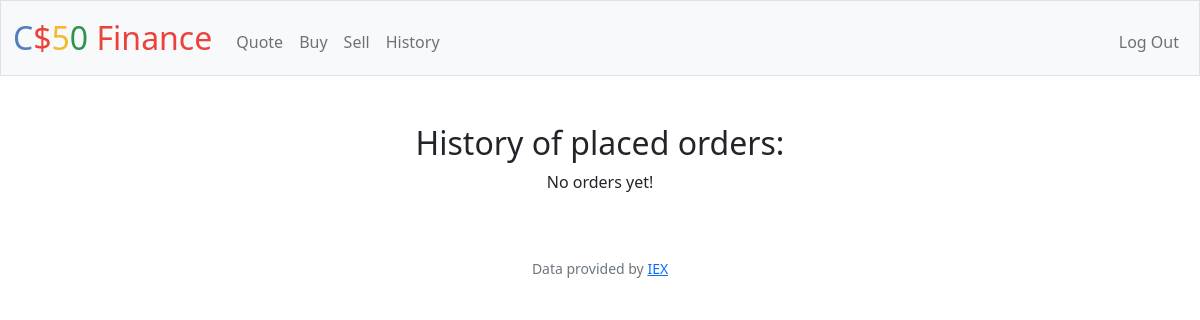
Page /history (signed in) on the earlier database version.
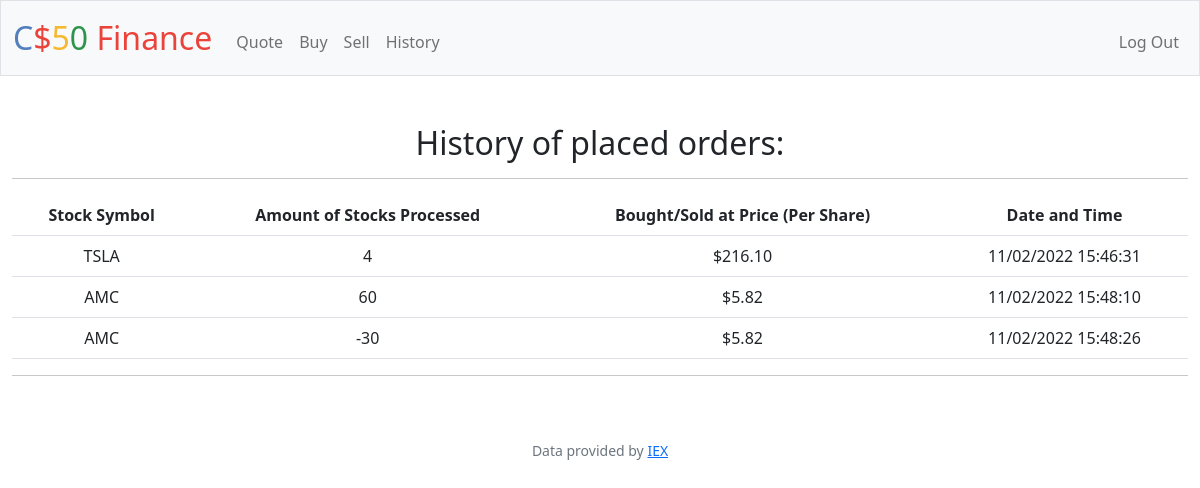
Same page on the later database version.
### tables this page shows
CREATE TABLE "orders" (id INTEGER PRIMARY KEY  NOT NULL, datetime TEXT NOT NULL, username TEXT NOT NULL, symbol TEXT NOT NULL, shares INTEGER NOT NULL, price INTEGER NOT NULL, type TEXT NOT NULL);

### app.py (the view)
@app.route("/history")
@login_required
def history():
    user = db.execute("SELECT * FROM users WHERE id = ?", session["user_id"])[0]['username']
    orders = db.execute("SELECT * FROM orders WHERE username = ?", user)
    return render_template("history.html", orders=orders)

### app.py (called while the page is built)
@app.after_request
def after_request(response):
    response.headers["Cache-Control"] = "no-cache, no-store, must-revalidate"
    response.headers["Expires"] = 0
    response.headers["Pragma"] = "no-cache"
    return response

### helpers.py (called while the page is built)
def login_required(f):
    @wraps(f)
    def decorated_function(*args, **kwargs):
        if session.get("user_id") is None:
            return redirect("/login")
        return f(*args, **kwargs)
    return decorated_function

def usd(value):
    return f"${value:,.2f}"

### templates/history.html (shortened to what this page needs)
{% extends "layout.html" %}
{% block main %}
<div>
    <h2>History of placed orders:</h2>
</div>
<div>
    {% if orders != [] %}
            <hr>
            <table class="table">
                <tr>
                    <th>Stock Symbol</th>
                    <th>Amount of Stocks Processed</th>
                    <th>Bought/Sold at Price (Per Share)</th>
                    <th>Date and Time</th>
                </tr>
                {% for order in orders %}
                    <tr>
                        <td>{{ order.symbol }}</td>
                        <td>{{ order.shares }} </td>
                        <td>{{ order.price | usd }}</td>
                        <td>{{ order.datetime }}</td>
                    </tr>
                {% endfor %}
            </table>
            <hr>
        {% else %}
        <div>
            <p>No orders yet!</p>
        </div>
        {% endif %}
</div>
{% endblock %}

### templates/layout.html (shortened to what this page needs)
<!DOCTYPE html>
<html lang="en">
    <head>
        <link href="https://cdn.jsdelivr.net/npm/bootstrap@5.1.3/dist/css/bootstrap.min.css" rel="stylesheet">
        <link href="/static/styles.css" rel="stylesheet">
    </head>
    <body>
        <nav class="bg-light border navbar navbar-expand-md navbar-light">
            <div class="container-fluid">
                <a class="navbar-brand" href="/"><span class="blue">C</span><span class="red">$</span><span class="yellow">5</span><span class="green">0</span> <span class="red">Finance</span></a>
                <div class="collapse navbar-collapse" id="navbar">
                    {% if session["user_id"] %}
                        <ul class="navbar-nav me-auto mt-2">
                            <li class="nav-item"><a class="nav-link" href="/quote">Quote</a></li>
                            <li class="nav-item"><a class="nav-link" href="/buy">Buy</a></li>
                            <li class="nav-item"><a class="nav-link" href="/sell">Sell</a></li>
                            <li class="nav-item"><a class="nav-link" href="/history">History</a></li>
                        </ul>
                        <ul class="navbar-nav ms-auto mt-2">
                            <li class="nav-item"><a class="nav-link" href="/logout">Log Out</a></li>
                        </ul>
                    {% else %}
                        <ul class="navbar-nav ms-auto mt-2">
                            <li class="nav-item"><a class="nav-link" href="/register">Register</a></li>
                            <li class="nav-item"><a class="nav-link" href="/login">Log In</a></li>
                        </ul>
                    {% endif %}
                </div>
            </div>
        </nav>
        <main class="container-fluid py-5 text-center">
            {% block main %}{% endblock %}
        </main>
        <footer class="mb-5 small text-center text-muted">
            Data provided by <a href="https://iexcloud.io/">IEX</a>
        </footer>
    </body>
</html>

### static/styles.css (style rules this page uses)
nav .navbar-brand { font-size: xx-large; }
nav .navbar-brand .blue { color: #537fbe; }
nav .navbar-brand .red { color: #ea433b; }
nav .navbar-brand .yellow { color: #f5b82e; }
nav .navbar-brand .green { color: #2e944b; }

Differences in the rows shown:
added orders: symbol "TSLA", shares "4", price "$216.10", datetime "11/02/2022 15:46:31"
added orders: symbol "AMC", shares "60", price "$5.82", datetime "11/02/2022 15:48:10"
added orders: symbol "AMC", shares "-30", price "$5.82", datetime "11/02/2022 15:48:26"
Other differences:
text no longer shown: "No orders yet!"
text now shown: "Stock Symbol Amount of Stocks Processed Bought/Sold at Price (Per Share) Date and Time"
